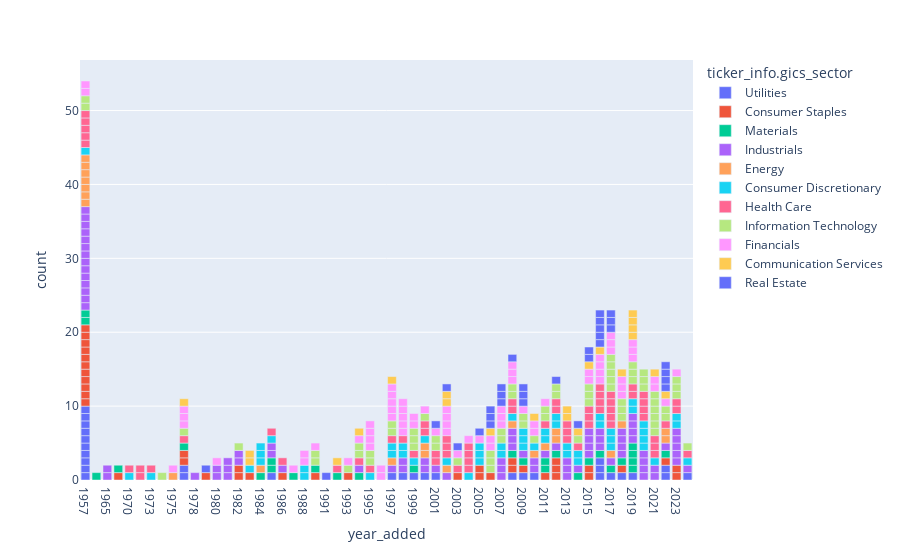

Notebook source saved alongside this figure:
### Code cell
df['ticker_info.date_added'] = pd.to_datetime(df['ticker_info.date_added'])
df['year_added'] = df['ticker_info.date_added'].dt.year

filtered_df = df[df['ticker_info.gics_sub_industry'].notna()][['year_added', 'ticker_info.security', 'ticker_info.gics_sector']]
filtered_df = filtered_df.sort_values(by='year_added')
filtered_df['year_added'] = filtered_df['year_added'].astype(str)
fig = px.bar(filtered_df, x='year_added', hover_data=['ticker_info.security'], color='ticker_info.gics_sector')
fig.update_xaxes(categoryorder='category ascending')
fig.show()

### Figure 1 — Plotly figure (JSON) as saved in the notebook; plotly's stock layout.template omitted (floating-point values rounded to 4 significant figures)
{"data": [{"alignmentgroup": "True", "customdata": [["DTE Energy"], ["Public Service Enterprise Group"], ["Consolidated Edison"], ["Edison International"], ["Entergy"], ["Exelon"], ["CMS Energy"], ["Southern Company"], ["American Electric Power"], ["Xcel Energy"], ["NextEra Energy"], ["Duke Energy"], ["CenterPoint Energy"], ["Ameren"], ["FirstEnergy"], ["AES Corporation"], ["Pinnacle West"], ["NiSource"], ["PPL Corporation"], ["WEC Energy Group"], ["Eversource"], ["NRG Energy"], ["American Water Works"], ["Alliant Energy"], ["Dominion Energy"], ["Sempra Energy"], ["Evergy"], ["Atmos Energy"], ["PG&E Corporation"], ["Constellation Energy"], ["Vistra"]], "hovertemplate": "ticker_info.gics_sector=Utilities<br>year_added=%{x}<br>count=%{y}<br>ticker_info.security=%{customdata[0]}<extra></extra>", "legendgroup": "Utilities", "marker": {"color": "#636efa", "pattern": {"shape": ""}}, "name": "Utilities", "offsetgroup": "Utilities", "orientation": "v", "showlegend": true, "textposition": "auto", "type": "bar", "x": ["1957", "1957", "1957", "1957", "1957", "1957", "1957", "1957", "1957", "1957", "1976", "1976", "1985", "1991", "1997", "1998", "1999", "2000", "2001", "2008", "2009", "2010", "2016", "2016", "2016", "2017", "2018", "2019", "2022", "2022", "2024"], "xaxis": "x", "y": [1, 1, 1, 1, 1, 1, 1, 1, 1, 1, 1, 1, 1, 1, 1, 1, 1, 1, 1, 1, 1, 1, 1, 1, 1, 1, 1, 1, 1, 1, 1], "yaxis": "y"}, {"alignmentgroup": "True", "customdata": [["Procter & Gamble"], ["Campbell Soup Company"], ["General Mills"], ["Hershey's"], ["PepsiCo"], ["Archer-Daniels-Midland"], ["Colgate-Palmolive"], ["Coca-Cola Company (The)"], ["Kroger"], ["Altria"], ["Kimberly-Clark"], ["Clorox"], ["Target Corporation"], ["Molson Coors Beverage Company"], ["Walgreens Boots Alliance"], ["Walmart"], ["Brown–Forman"], ["Conagra Brands"], ["Sysco"], ["Kellanova"], ["Costco"], ["McCormick & Company"], ["Tyson Foods"], ["Constellation Brands"], ["Estée Lauder Companies (The)"], ["J.M. Smucker Company (The)"], ["Philip Morris International"], ["Hormel Foods"], ["Dollar Tree"], ["Mondelez International"], ["Monster Beverage"], ["Dollar General"], ["Kraft Heinz"], ["Church & Dwight"], ["Lamb Weston"], ["Keurig Dr Pepper"], ["Kenvue"], ["Bunge Global SA"]], "hovertemplate": "ticker_info.gics_sector=Consumer Staples<br>year_added=%{x}<br>count=%{y}<br>ticker_info.security=%{customdata[0]}<extra></extra>", "legendgroup": "Consumer Staples", "marker": {"color": "#EF553B", "pattern": {"shape": ""}}, "name": "Consumer Staples", "offsetgroup": "Consumer Staples", "orientation": "v", "showlegend": true, "textposition": "auto", "type": "bar", "x": ["1957", "1957", "1957", "1957", "1957", "1957", "1957", "1957", "1957", "1957", "1957", "1969", "1976", "1976", "1979", "1982", "1982", "1983", "1986", "1989", "1993", "2003", "2005", "2005", "2006", "2008", "2008", "2009", "2011", "2012", "2012", "2012", "2015", "2015", "2018", "2022", "2023", "2023"], "xaxis": "x", "y": [1, 1, 1, 1, 1, 1, 1, 1, 1, 1, 1, 1, 1, 1, 1, 1, 1, 1, 1, 1, 1, 1, 1, 1, 1, 1, 1, 1, 1, 1, 1, 1, 1, 1, 1, 1, 1, 1], "yaxis": "y"}, {"alignmentgroup": "True", "customdata": [["PPG Industries"], ["International Paper"], ["Sherwin-Williams"], ["Newmont"], ["International Flavors & Fragrances"], ["Ball Corporation"], ["Nucor"], ["Air Products and Chemicals"], ["Avery Dennison"], ["Ecolab"], ["Linde plc"], ["Eastman Chemical Company"], ["Vulcan Materials Company"], ["CF Industries"], ["FMC Corporation"], ["Mosaic Company (The)"], ["Freeport-McMoRan"], ["LyondellBasell"], ["Martin Marietta Materials"], ["WestRock"], ["Albemarle Corporation"], ["Packaging Corporation of America"], ["Celanese"], ["DuPont"], ["Amcor"], ["Dow Inc."], ["Corteva"], ["Steel Dynamics"]], "hovertemplate": "ticker_info.gics_sector=Materials<br>year_added=%{x}<br>count=%{y}<br>ticker_info.security=%{customdata[0]}<extra></extra>", "legendgroup": "Materials", "marker": {"color": "#00cc96", "pattern": {"shape": ""}}, "name": "Materials", "offsetgroup": "Materials", "orientation": "v", "showlegend": true, "textposition": "auto", "type": "bar", "x": ["1957", "1957", "1964", "1969", "1976", "1984", "1985", "1985", "1987", "1989", "1992", "1994", "1999", "2008", "2009", "2011", "2011", "2012", "2014", "2015", "2016", "2017", "2018", "2019", "2019", "2019", "2019", "2022"], "xaxis": "x", "y": [1, 1, 1, 1, 1, 1, 1, 1, 1, 1, 1, 1, 1, 1, 1, 1, 1, 1, 1, 1, 1, 1, 1, 1, 1, 1, 1, 1], "yaxis": "y"}, {"alignmentgroup": "True", "customdata": [["General Dynamics"], ["Union Pacific Corporation"], ["Boeing"], ["Honeywell"], ["CSX"], ["John Deere"], ["Caterpillar Inc."], ["Eaton Corporation"], ["RTX Corporation"], ["Northrop Grumman"], ["Lockheed Martin"], ["3M"], ["Norfolk Southern Railway"], ["GE Aerospace"], ["Cummins"], ["Emerson Electric"], ["Textron"], ["FedEx"], ["Paccar"], ["Automatic Data Processing"], ["W. W. Grainger"], ["Masco"], ["Stanley Black & Decker"], ["Snap-on"], ["Parker Hannifin"], ["Dover Corporation"], ["Illinois Tool Works"], ["Southwest Airlines"], ["Equifax"], ["Paychex"], ["Waste Management"], ["Robert Half"], ["Rockwell Automation"], ["Cintas"], ["United Parcel Service"], ["Jacobs Solutions"], ["Expeditors International"], ["CH Robinson"], ["L3Harris"], ["Fastenal"], ["Republic Services"], ["Quanta Services"], ["Johnson Controls"], ["Trane Technologies"], ["Xylem Inc."], ["Pentair"], ["Allegion"], ["Delta Air Lines"], ["Ametek"], ["United Rentals"], ["Verisk"], ["J.B. Hunt"], ["American Airlines Group"], ["United Airlines Holdings"], ["Howmet Aerospace"], ["Fortive"], ["TransDigm Group"], ["A. O. Smith"], ["Rollins, Inc."], ["Copart"], ["Huntington Ingalls Industries"], ["Broadridge Financial Solutions"], ["Leidos"], ["Old Dominion"], ["IDEX Corporation"], ["Wabtec"], ["Carrier Global"], ["Paycom"], ["Ingersoll Rand"], ["Otis Worldwide"], ["Generac"], ["Dayforce"], ["Nordson Corporation"], ["Builders FirstSource"], ["Axon Enterprise"], ["Hubbell Incorporated"], ["Veralto"], ["Uber"], ["GE Vernova"]], "hovertemplate": "ticker_info.gics_sector=Industrials<br>year_added=%{x}<br>count=%{y}<br>ticker_info.security=%{customdata[0]}<extra></extra>", "legendgroup": "Industrials", "marker": {"color": "#ab63fa", "pattern": {"shape": ""}}, "name": "Industrials", "offsetgroup": "Industrials", "orientation": "v", "showlegend": true, "textposition": "auto", "type": "bar", "x": ["1957", "1957", "1957", "1957", "1957", "1957", "1957", "1957", "1957", "1957", "1957", "1957", "1957", "1957", "1965", "1965", "1978", "1980", "1980", "1981", "1981", "1981", "1982", "1982", "1985", "1985", "1986", "1994", "1997", "1998", "1998", "2000", "2000", "2001", "2002", "2007", "2007", "2007", "2008", "2008", "2008", "2009", "2010", "2010", "2011", "2012", "2013", "2013", "2013", "2014", "2015", "2015", "2015", "2015", "2016", "2016", "2016", "2017", "2018", "2018", "2018", "2018", "2019", "2019", "2019", "2019", "2020", "2020", "2020", "2020", "2021", "2021", "2022", "2023", "2023", "2023", "2023", "2023", "2024"], "xaxis": "x", "y": [1, 1, 1, 1, 1, 1, 1, 1, 1, 1, 1, 1, 1, 1, 1, 1, 1, 1, 1, 1, 1, 1, 1, 1, 1, 1, 1, 1, 1, 1, 1, 1, 1, 1, 1, 1, 1, 1, 1, 1, 1, 1, 1, 1, 1, 1, 1, 1, 1, 1, 1, 1, 1, 1, 1, 1, 1, 1, 1, 1, 1, 1, 1, 1, 1, 1, 1, 1, 1, 1, 1, 1, 1, 1, 1, 1, 1, 1, 1], "yaxis": "y"}, {"alignmentgroup": "True", "customdata": [["Halliburton"], ["Occidental Petroleum"], ["ExxonMobil"], ["ConocoPhillips"], ["Schlumberger"], ["Chevron Corporation"], ["Marathon Oil"], ["Williams Companies"], ["Hess Corporation"], ["APA Corporation"], ["EOG Resources"], ["Devon Energy"], ["Valero Energy"], ["Coterra"], ["ONEOK"], ["Marathon Petroleum"], ["Phillips 66"], ["Kinder Morgan"], ["Baker Hughes"], ["Diamondback Energy"], ["Targa Resources"], ["EQT Corporation"]], "hovertemplate": "ticker_info.gics_sector=Energy<br>year_added=%{x}<br>count=%{y}<br>ticker_info.security=%{customdata[0]}<extra></extra>", "legendgroup": "Energy", "marker": {"color": "#FFA15A", "pattern": {"shape": ""}}, "name": "Energy", "offsetgroup": "Energy", "orientation": "v", "showlegend": true, "textposition": "auto", "type": "bar", "x": ["1957", "1957", "1957", "1957", "1957", "1957", "1957", "1975", "1984", "1997", "2000", "2000", "2002", "2008", "2010", "2011", "2012", "2012", "2017", "2018", "2022", "2022"], "xaxis": "x", "y": [1, 1, 1, 1, 1, 1, 1, 1, 1, 1, 1, 1, 1, 1, 1, 1, 1, 1, 1, 1, 1, 1], "yaxis": "y"}, {"alignmentgroup": "True", "customdata": [["Ford Motor Company"], ["McDonald's"], ["Genuine Parts Company"], ["Bath & Body Works, Inc."], ["PulteGroup"], ["Lowe's"], ["Hasbro"], ["TJX Companies"], ["Nike, Inc."], ["Home Depot (The)"], ["Darden Restaurants"], ["AutoZone"], ["Yum! Brands"], ["Carnival"], ["Marriott International"], ["Best Buy"], ["Starbucks"], ["eBay"], ["Tapestry, Inc."], ["DR Horton"], ["Amazon"], ["Lennar"], ["Ralph Lauren Corporation"], ["Expedia Group"], ["Wynn Resorts"], ["Booking Holdings"], ["Ross Stores"], ["O'Reilly Auto Parts"], ["CarMax"], ["Chipotle Mexican Grill"], ["BorgWarner"], ["Garmin"], ["Aptiv"], ["Mohawk Industries"], ["General Motors"], ["Tractor Supply"], ["Royal Caribbean Group"], ["LKQ Corporation"], ["Ulta Beauty"], ["Hilton Worldwide"], ["MGM Resorts"], ["Norwegian Cruise Line Holdings"], ["Las Vegas Sands"], ["NVR, Inc."], ["Tesla, Inc."], ["Etsy"], ["Domino's"], ["Pool Corporation"], ["Caesars Entertainment"], ["Airbnb"], ["Lululemon Athletica"], ["Deckers Brands"]], "hovertemplate": "ticker_info.gics_sector=Consumer Discretionary<br>year_added=%{x}<br>count=%{y}<br>ticker_info.security=%{customdata[0]}<extra></extra>", "legendgroup": "Consumer Discretionary", "marker": {"color": "#19d3f3", "pattern": {"shape": ""}}, "name": "Consumer Discretionary", "offsetgroup": "Consumer Discretionary", "orientation": "v", "showlegend": true, "textposition": "auto", "type": "bar", "x": ["1957", "1970", "1973", "1983", "1984", "1984", "1984", "1985", "1988", "1988", "1995", "1997", "1997", "1998", "1998", "1999", "2000", "2002", "2004", "2005", "2005", "2005", "2007", "2007", "2008", "2009", "2009", "2009", "2010", "2011", "2011", "2012", "2012", "2013", "2013", "2014", "2014", "2016", "2016", "2017", "2017", "2017", "2019", "2019", "2020", "2020", "2020", "2020", "2021", "2023", "2023", "2024"], "xaxis": "x", "y": [1, 1, 1, 1, 1, 1, 1, 1, 1, 1, 1, 1, 1, 1, 1, 1, 1, 1, 1, 1, 1, 1, 1, 1, 1, 1, 1, 1, 1, 1, 1, 1, 1, 1, 1, 1, 1, 1, 1, 1, 1, 1, 1, 1, 1, 1, 1, 1, 1, 1, 1, 1], "yaxis": "y"}, {"alignmentgroup": "True", "customdata": [["Bristol Myers Squibb"], ["Pfizer"], ["CVS Health"], ["Abbott"], ["Merck & Co."], ["Eli Lilly and Company"], ["Baxter International"], ["Becton Dickinson"], ["Johnson & Johnson"], ["Cigna"], ["Revvity"], ["Medtronic"], ["Amgen"], ["UnitedHealth Group"], ["Boston Scientific"], ["Cardinal Health"], ["Danaher Corporation"], ["McKesson Corporation"], ["Stryker Corporation"], ["Agilent Technologies"], ["Zimmer Biomet"], ["Cencora"], ["Quest Diagnostics"], ["Elevance Health"], ["Waters Corporation"], ["Biogen"], ["Gilead Sciences"], ["LabCorp"], ["Viatris"], ["Thermo Fisher Scientific"], ["DaVita Inc."], ["Intuitive Surgical"], ["Edwards Lifesciences"], ["AbbVie"], ["Humana"], ["Regeneron"], ["Vertex Pharmaceuticals"], ["Zoetis"], ["Universal Health Services"], ["Illumina"], ["Henry Schein"], ["HCA Healthcare"], ["Hologic"], ["Centene Corporation"], ["Mettler Toledo"], ["CooperCompanies"], ["ResMed"], ["Incyte"], ["Align Technology"], ["IQVIA"], ["Idexx Laboratories"], ["Steris"], ["Teleflex"], ["West Pharmaceutical Services"], ["Bio-Rad"], ["Catalent"], ["Dexcom"], ["Bio-Techne"], ["Moderna"], ["Charles River Laboratories"], ["Molina Healthcare"], ["Insulet"], ["GE HealthCare"], ["Solventum"]], "hovertemplate": "ticker_info.gics_sector=Health Care<br>year_added=%{x}<br>count=%{y}<br>ticker_info.security=%{customdata[0]}<extra></extra>", "legendgroup": "Health Care", "marker": {"color": "#FF6692", "pattern": {"shape": ""}}, "name": "Health Care", "offsetgroup": "Health Care", "orientation": "v", "showlegend": true, "textposition": "auto", "type": "bar", "x": ["1957", "1957", "1957", "1957", "1957", "1970", "1972", "1972", "1973", "1976", "1985", "1986", "1992", "1994", "1995", "1997", "1998", "1999", "2000", "2000", "2001", "2001", "2002", "2002", "2002", "2003", "2004", "2004", "2004", "2004", "2008", "2008", "2011", "2012", "2012", "2013", "2013", "2013", "2014", "2015", "2015", "2015", "2016", "2016", "2016", "2016", "2017", "2017", "2017", "2017", "2017", "2019", "2019", "2020", "2020", "2020", "2020", "2021", "2021", "2021", "2022", "2023", "2023", "2024"], "xaxis": "x", "y": [1, 1, 1, 1, 1, 1, 1, 1, 1, 1, 1, 1, 1, 1, 1, 1, 1, 1, 1, 1, 1, 1, 1, 1, 1, 1, 1, 1, 1, 1, 1, 1, 1, 1, 1, 1, 1, 1, 1, 1, 1, 1, 1, 1, 1, 1, 1, 1, 1, 1, 1, 1, 1, 1, 1, 1, 1, 1, 1, 1, 1, 1, 1, 1], "yaxis": "y"}, {"alignmentgroup": "True", "customdata": [["IBM"], ["Motorola Solutions"], ["HP Inc."], ["Intel"], ["Apple Inc."], ["Oracle Corporation"], ["Autodesk"], ["Cisco"], ["Micron Technology"], ["Microsoft"], ["Corning Inc."], ["Applied Materials"], ["Adobe Inc."], ["KLA Corporation"], ["Qualcomm"], ["NetApp"], ["Analog Devices"], ["Intuit"], ["Nvidia"], ["Texas Instruments"], ["Gen Digital"], ["Juniper Networks"], ["Verisign"], ["Cognizant"], ["Microchip Technology"], ["Akamai"], ["Salesforce"], ["Amphenol"], ["Western Digital"], ["Roper Technologies"], ["F5, Inc."], ["Accenture"], ["TE Connectivity"], ["Seagate Technology"], ["Lam Research"], ["Broadcom Inc."], ["Skyworks Solutions"], ["Qorvo"], ["Hewlett Packard Enterprise"], ["Cadence Design Systems"], ["Synopsys"], ["Ansys"], ["Advanced Micro Devices"], ["Gartner"], ["Keysight"], ["Arista Networks"], ["Fortinet"], ["Zebra Technologies"], ["CDW"], ["ServiceNow"], ["Tyler Technologies"], ["Teledyne Technologies"], ["Teradyne"], ["NXP Semiconductors"], ["PTC"], ["Monolithic Power Systems"], ["EPAM Systems"], ["Trimble Inc."], ["Enphase"], ["ON Semiconductor"], ["First Solar"], ["Jabil"], ["Fair Isaac"], ["Palo Alto Networks"], ["Supermicro"]], "hovertemplate": "ticker_info.gics_sector=Information Technology<br>year_added=%{x}<br>count=%{y}<br>ticker_info.security=%{customdata[0]}<extra></extra>", "legendgroup": "Information Technology", "marker": {"color": "#B6E880", "pattern": {"shape": ""}}, "name": "Information Technology", "offsetgroup": "Information Technology", "orientation": "v", "showlegend": true, "textposition": "auto", "type": "bar", "x": ["1957", "1957", "1974", "1976", "1982", "1989", "1989", "1993", "1994", "1994", "1995", "1995", "1997", "1997", "1999", "1999", "1999", "2000", "2001", "2001", "2003", "2006", "2006", "2006", "2007", "2007", "2008", "2008", "2009", "2009", "2010", "2011", "2011", "2012", "2012", "2014", "2015", "2015", "2015", "2017", "2017", "2017", "2017", "2017", "2018", "2018", "2018", "2019", "2019", "2019", "2020", "2020", "2020", "2021", "2021", "2021", "2021", "2021", "2021", "2022", "2022", "2023", "2023", "2023", "2024"], "xaxis": "x", "y": [1, 1, 1, 1, 1, 1, 1, 1, 1, 1, 1, 1, 1, 1, 1, 1, 1, 1, 1, 1, 1, 1, 1, 1, 1, 1, 1, 1, 1, 1, 1, 1, 1, 1, 1, 1, 1, 1, 1, 1, 1, 1, 1, 1, 1, 1, 1, 1, 1, 1, 1, 1, 1, 1, 1, 1, 1, 1, 1, 1, 1, 1, 1, 1, 1], "yaxis": "y"}, {"alignmentgroup": "True", "customdata": [["Hartford (The)"], ["S&P Global"], ["JPMorgan Chase"], ["American Express"], ["Wells Fargo"], ["Bank of America"], ["American International Group"], ["Marsh McLennan"], ["Citigroup"], ["PNC Financial Services"], ["Globe Life"], ["Morgan Stanley"], ["KeyCorp"], ["Bank of New York Mellon"], ["Allstate"], ["Loews Corporation"], ["Comerica"], ["Aon"], ["Fifth Third Bank"], ["Cincinnati Financial"], ["Huntington Bancshares"], ["Truist"], ["Progressive Corporation"], ["Charles Schwab Corporation"], ["Regions Financial Corporation"], ["Franklin Templeton"], ["Capital One"], ["Moody's Corporation"], ["Northern Trust"], ["Aflac"], ["U.S. Bank"], ["MetLife"], ["Fiserv"], ["Travelers Companies (The)"], ["Goldman Sachs"], ["Principal Financial Group"], ["Prudential Financial"], ["State Street Corporation"], ["M&T Bank"], ["Ameriprise Financial"], ["CME Group"], ["Fidelity National Information Services"], ["Intercontinental Exchange"], ["Assurant"], ["Discover Financial"], ["Nasdaq, Inc."], ["Mastercard"], ["Invesco"], ["Visa Inc."], ["Berkshire Hathaway"], ["Chubb Limited"], ["BlackRock"], ["PayPal"], ["Synchrony Financial"], ["Global Payments"], ["Arthur J. Gallagher & Co."], ["Citizens Financial Group"], ["Willis Towers Watson"], ["Raymond James"], ["Everest Re"], ["Cboe Global Markets"], ["Jack Henry & Associates"], ["MSCI"], ["Corpay"], ["T. Rowe Price"], ["MarketAxess"], ["W. R. Berkley Corporation"], ["FactSet"], ["Brown & Brown"], ["Arch Capital Group"], ["Blackstone"]], "hovertemplate": "ticker_info.gics_sector=Financials<br>year_added=%{x}<br>count=%{y}<br>ticker_info.security=%{customdata[0]}<extra></extra>", "legendgroup": "Financials", "marker": {"color": "#FF97FF", "pattern": {"shape": ""}}, "name": "Financials", "offsetgroup": "Financials", "orientation": "v", "showlegend": true, "textposition": "auto", "type": "bar", "x": ["1957", "1957", "1975", "1976", "1976", "1976", "1980", "1987", "1988", "1988", "1989", "1993", "1994", "1995", "1995", "1995", "1995", "1996", "1996", "1997", "1997", "1997", "1997", "1997", "1998", "1998", "1998", "1998", "1998", "1999", "1999", "2000", "2001", "2002", "2002", "2002", "2002", "2003", "2004", "2005", "2006", "2006", "2007", "2007", "2007", "2008", "2008", "2008", "2009", "2010", "2010", "2011", "2015", "2015", "2016", "2016", "2016", "2016", "2017", "2017", "2017", "2018", "2018", "2018", "2019", "2019", "2019", "2021", "2021", "2022", "2023"], "xaxis": "x", "y": [1, 1, 1, 1, 1, 1, 1, 1, 1, 1, 1, 1, 1, 1, 1, 1, 1, 1, 1, 1, 1, 1, 1, 1, 1, 1, 1, 1, 1, 1, 1, 1, 1, 1, 1, 1, 1, 1, 1, 1, 1, 1, 1, 1, 1, 1, 1, 1, 1, 1, 1, 1, 1, 1, 1, 1, 1, 1, 1, 1, 1, 1, 1, 1, 1, 1, 1, 1, 1, 1, 1], "yaxis": "y"}, {"alignmentgroup": "True", "customdata": [["Walt Disney Company (The)"], ["Verizon"], ["AT&T"], ["Interpublic Group of Companies (The)"], ["Paramount Global"], ["Omnicom Group"], ["Comcast"], ["Electronic Arts"], ["Alphabet Inc. (Class C)"], ["Netflix"], ["News Corp (Class A)"], ["Meta Platforms"], ["Alphabet Inc. (Class A)"], ["News Corp (Class B)"], ["Charter Communications"], ["Take-Two Interactive"], ["Live Nation Entertainment"], ["T-Mobile US"], ["Fox Corporation (Class A)"], ["Fox Corporation (Class B)"], ["Match Group"], ["Warner Bros. Discovery"]], "hovertemplate": "ticker_info.gics_sector=Communication Services<br>year_added=%{x}<br>count=%{y}<br>ticker_info.security=%{customdata[0]}<extra></extra>", "legendgroup": "Communication Services", "marker": {"color": "#FECB52", "pattern": {"shape": ""}}, "name": "Communication Services", "offsetgroup": "Communication Services", "orientation": "v", "showlegend": true, "textposition": "auto", "type": "bar", "x": ["1976", "1983", "1983", "1992", "1994", "1997", "2002", "2002", "2006", "2010", "2013", "2013", "2014", "2015", "2016", "2018", "2019", "2019", "2019", "2019", "2021", "2022"], "xaxis": "x", "y": [1, 1, 1, 1, 1, 1, 1, 1, 1, 1, 1, 1, 1, 1, 1, 1, 1, 1, 1, 1, 1, 1], "yaxis": "y"}, {"alignmentgroup": "True", "customdata": [["Weyerhaeuser"], ["Equity Residential"], ["Simon Property Group"], ["Prologis"], ["Public Storage"], ["Kimco Realty"], ["Boston Properties"], ["CBRE Group"], ["American Tower"], ["AvalonBay Communities"], ["Host Hotels & Resorts"], ["Healthpeak"], ["Iron Mountain"], ["Welltower"], ["Ventas"], ["Crown Castle"], ["Essex Property Trust"], ["Equinix"], ["Realty Income"], ["Extra Space Storage"], ["Federal Realty"], ["UDR, Inc."], ["Mid-America Apartment Communities"], ["Digital Realty"], ["Regency Centers"], ["SBA Communications"], ["Alexandria Real Estate Equities"], ["Camden Property Trust"], ["CoStar Group"], ["Vici Properties"], ["Invitation Homes"]], "hovertemplate": "ticker_info.gics_sector=Real Estate<br>year_added=%{x}<br>count=%{y}<br>ticker_info.security=%{customdata[0]}<extra></extra>", "legendgroup": "Real Estate", "marker": {"color": "#636efa", "pattern": {"shape": ""}}, "name": "Real Estate", "offsetgroup": "Real Estate", "orientation": "v", "showlegend": true, "textposition": "auto", "type": "bar", "x": ["1979", "2001", "2002", "2003", "2005", "2006", "2006", "2006", "2007", "2007", "2007", "2008", "2009", "2009", "2009", "2012", "2014", "2015", "2015", "2016", "2016", "2016", "2016", "2016", "2017", "2017", "2017", "2022", "2022", "2022", "2022"], "xaxis": "x", "y": [1, 1, 1, 1, 1, 1, 1, 1, 1, 1, 1, 1, 1, 1, 1, 1, 1, 1, 1, 1, 1, 1, 1, 1, 1, 1, 1, 1, 1, 1, 1], "yaxis": "y"}], "layout": {"barmode": "relative", "legend": {"title": {"text": "ticker_info.gics_sector"}, "tracegroupgap": 0}, "margin": {"t": 60}, "xaxis": {"anchor": "y", "categoryorder": "category ascending", "domain": [0, 1], "title": {"text": "year_added"}}, "yaxis": {"anchor": "x", "domain": [0, 1], "title": {"text": "count"}}}}
